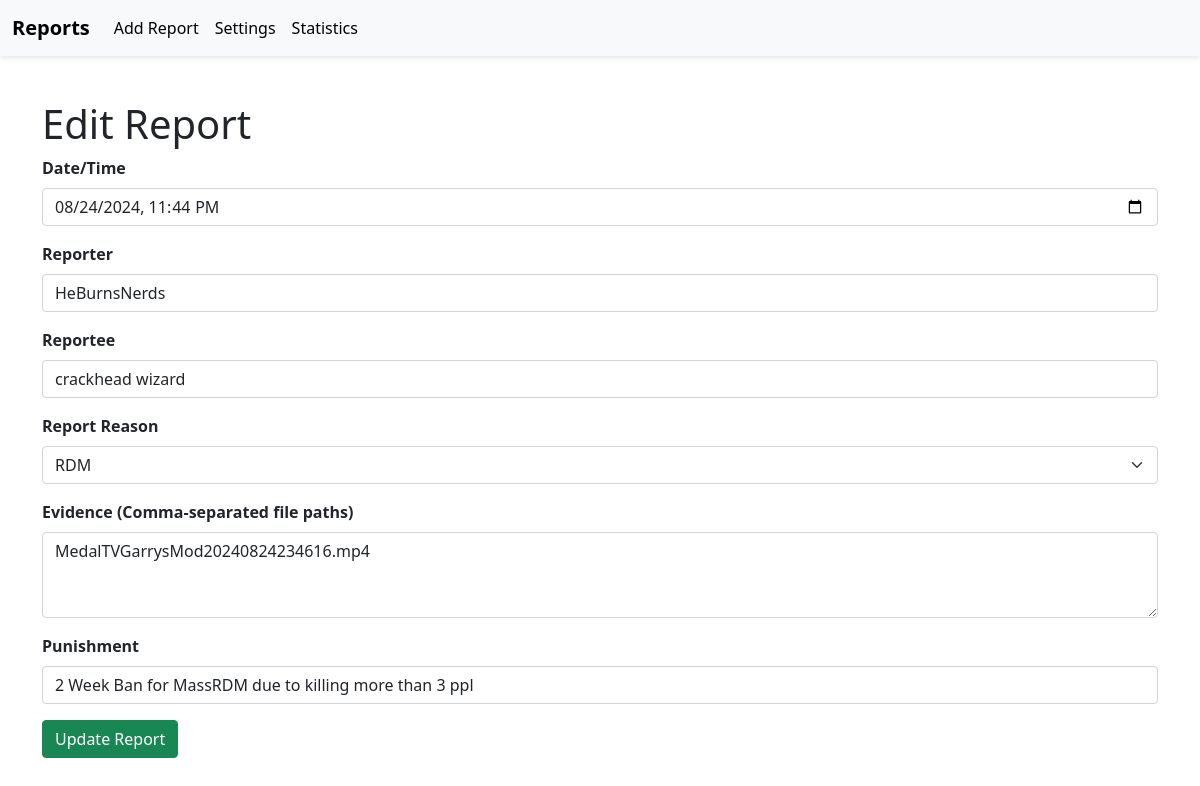
Before: /edit/16 with the older database file.
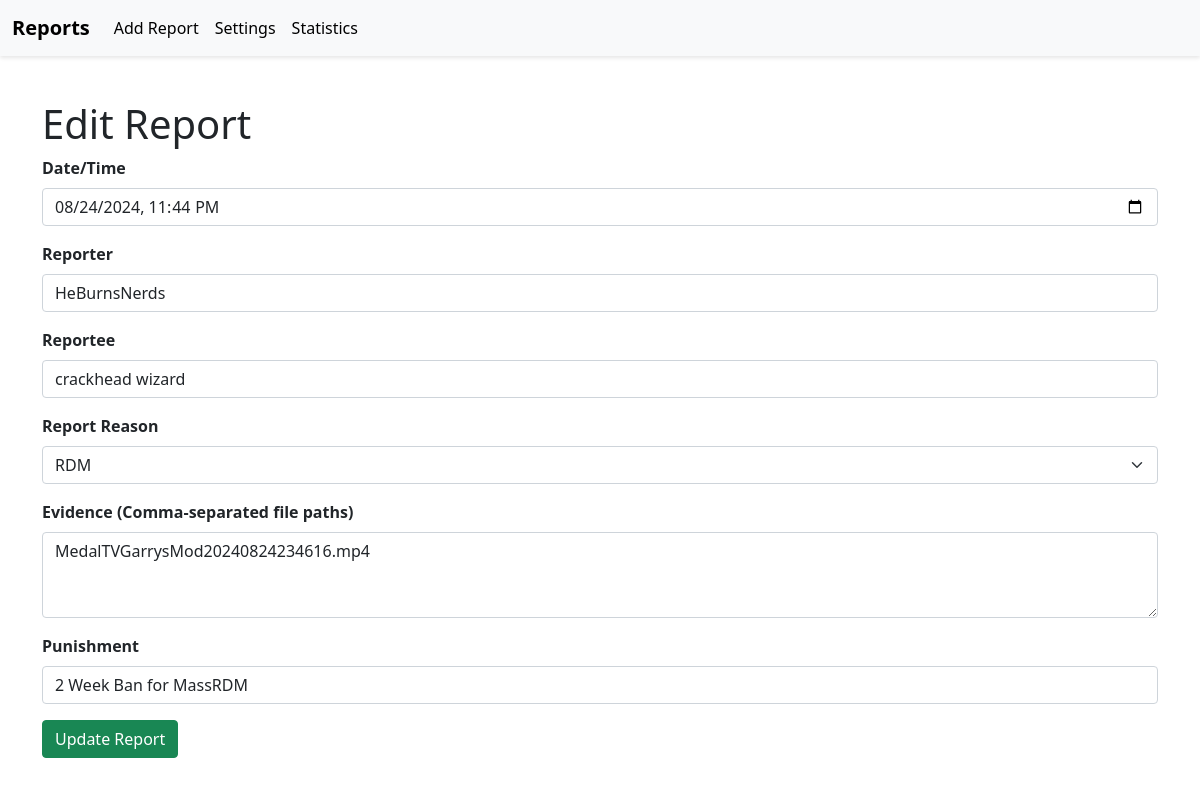
After: the same page with the newer database file.
### tables this page shows
CREATE TABLE report (
    id INTEGER PRIMARY KEY AUTOINCREMENT,
    date_time TEXT NOT NULL,
    reporter TEXT NOT NULL,
    reportee TEXT NOT NULL,
    report_reason TEXT NOT NULL,
    evidence TEXT,  -- This will now store a comma-separated list of file paths
    punishment TEXT
);

### app.py (the view, shortened to what this page needs)
@app.route('/edit/<int:id>', methods=['GET', 'POST'])
def edit_report(id):
    db = get_db()
    cursor = db.cursor()
    report = cursor.execute('SELECT * FROM report WHERE id = ?', (id,)).fetchone()
    if report:
        report = dict(report)
        report['date_time'] = datetime.strptime(report['date_time'], '%Y-%m-%d %H:%M:%S')  # Convert for template
        if report['report_reason'] == 'Other':
            report['other_reason'] = report['report_reason']
        else:
            report['other_reason'] = ''
    db.close()
    return render_template('edit_report.html', report=report)

### app.py (called while the page is built)
def get_db():
    conn = sqlite3.connect(DATABASE)
    conn.row_factory = sqlite3.Row
    return conn

### templates/edit_report.html (shortened to what this page needs)
{% extends 'base.html' %}
{% block content %}
<h1>{{ 'Edit Report' if report else 'Add New Report' }}</h1>
<form method="POST">
    <div class="mb-3">
        <label for="date_time" class="form-label">Date/Time</label>
        <input type="datetime-local" class="form-control" id="date_time" name="date_time" required value="{{ report.date_time.strftime('%Y-%m-%dT%H:%M:%S') if report else '' }}">
    </div>
    <div class="mb-3">
        <label for="reporter" class="form-label">Reporter</label>
        <input type="text" class="form-control" id="reporter" name="reporter" required value="{{ report.reporter if report else '' }}">
    </div>
    <div class="mb-3">
        <label for="reportee" class="form-label">Reportee</label>
        <input type="text" class="form-control" id="reportee" name="reportee" required value="{{ report.reportee if report else '' }}">
    </div>
    <div class="mb-3">
        <label for="report_reason" class="form-label">Report Reason</label>
        <select class="form-select" id="report_reason" name="report_reason" required onchange="toggleOtherField()">
            <option value="RDM" {% if report and report.report_reason == 'RDM' %}selected{% endif %}>RDM</option>
        </select>
    </div>
    <div class="mb-3">
        <label for="evidence" class="form-label">Evidence (Comma-separated file paths)</label>
        <textarea class="form-control" id="evidence" name="evidence" rows="3" required>{{ report.evidence if report else '' }}</textarea>
    </div>
    <div class="mb-3">
        <label for="punishment" class="form-label">Punishment</label>
        <input type="text" class="form-control" id="punishment" name="punishment" required value="{{ report.punishment if report else '' }}">
    </div>
    <button type="submit" class="btn btn-success">{{ 'Update Report' if report else 'Add Report' }}</button>
</form>
{% endblock %}

Changed rows visible on the page:
changed report "HeBurnsNerds": punishment "2 Week Ban for MassRDM due to killing more than 3 ppl" → "2 Week Ban for MassRDM"
